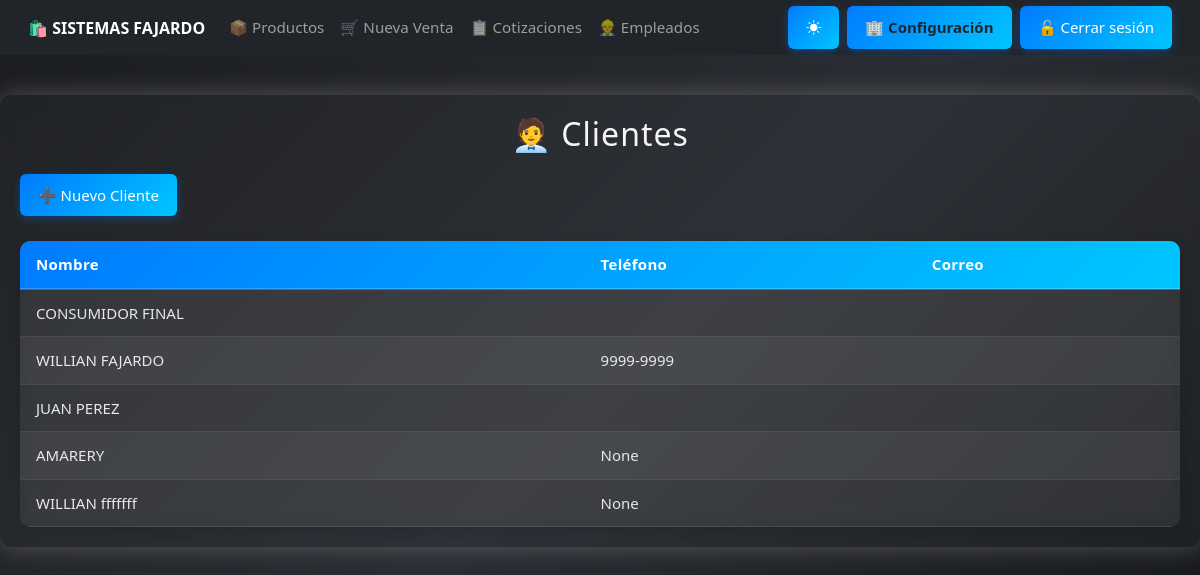
The page /clientes/ (signed in) on the database its author committed.
### core/models.py (models this page shows, shortened)
class EmpresaConfig(models.Model):
    nombre = models.CharField(max_length=150)
    rtn = models.CharField(max_length=20)
    direccion = models.CharField(max_length=255)
    telefono = models.CharField(max_length=20, blank=True, null=True)
    correo = models.CharField(max_length=150, blank=True, null=True)

class Cliente(models.Model):
    nombre = models.CharField(max_length=150)
    rtn = models.CharField(max_length=20, blank=True, null=True)
    direccion = models.CharField(max_length=255, blank=True, null=True)
    telefono = models.CharField(max_length=20, blank=True, null=True)

### core/views.py (the view)
# urls.py: path('clientes/', views.listar_clientes, name='listar_clientes'),
@login_required
@permission_required('core.view_cliente', raise_exception=True)
def listar_clientes(request):
    clientes = Cliente.objects.all()
    return render(request, 'clientes/listar_clientes.html', {'clientes': clientes})

### core/context_processors.py (called while the page is built)
def empresa_context(request):
    try:
        empresa = EmpresaConfig.objects.get(pk=1)
    except EmpresaConfig.DoesNotExist:
        empresa = None
    return {
        'empresa': empresa
    }

### core/templates/clientes/listar_clientes.html (shortened to what this page needs)
{% extends 'base.html' %}
{% block content %}
<div class="contenedor">
    <h2>🧑‍💼 Clientes</h2>
    <a href="{% url 'crear_cliente' %}" class="btn btn-primary">➕ Nuevo Cliente</a>
    <table class="tabla">
        <thead>
            <tr>
                <th>Nombre</th>
                <th>Teléfono</th>
                <th>Correo</th>
            </tr>
        </thead>
        <tbody>
        {% for cliente in clientes %}
            <tr>
                <td>{{ cliente.nombre }}</td>
                <td>{{ cliente.telefono }}</td>
                <td>{{ cliente.correo }}</td>
            </tr>
        {% empty %}
            <tr>
                <td colspan="3">No hay clientes registrados.</td>
            </tr>
        {% endfor %}
        </tbody>
    </table>
</div>
{% endblock %}

### core/templates/base.html (shortened to what this page needs)
<!DOCTYPE html>
<html lang="es">
<head>
  {% load static %}
  <link href="https://cdn.jsdelivr.net/npm/bootstrap@5.3.0/dist/css/bootstrap.min.css" rel="stylesheet">
  <link rel="stylesheet" href="{% static 'css/estilo_base.css' %}">
  <link href="https://cdn.jsdelivr.net/npm/bootstrap-icons@1.11.3/font/bootstrap-icons.css" rel="stylesheet">
</head>
<body>
  <nav class="navbar navbar-expand-lg navbar-dark bg-dark sticky-top" id="menu-principal">
    <div class="container-fluid">
      <a class="navbar-brand fw-bold" href="{% url 'dashboard' %}">
        🛍️ {{ empresa.nombre|default:"SISTEMAS FAJARDO" }}
      </a>
      <div class="collapse navbar-collapse" id="navbarNav">
        <ul class="navbar-nav me-auto">
          <li class="nav-item">
            <a class="nav-link" href="{% url 'listar_productos' %}">📦 Productos</a>
          </li>
          <li class="nav-item">
            {% if perms.core.add_venta %}
              <a class="nav-link" href="{% url 'crear_venta' %}">🛒 Nueva Venta</a>
            {% endif %}
          </li>
          <li class="nav-item">
            {% if perms.core.view_cotizacion %}
              <a class="nav-link" href="{% url 'lista_cotizaciones' %}">📋 Cotizaciones</a>
            {% endif %}
          </li>
          <li class="nav-item">
            {% if perms.core.view_empleado %}
              <a class="nav-link" href="{% url 'lista_empleados' %}">👷 Empleados</a>
            {% endif %}
          </li>
        </ul>
        <ul class="navbar-nav ms-auto align-items-center">
          <li class="nav-item me-2">
            <button id="themeToggle" class="btn btn-outline-light btn-sm">
              <i class="bi bi-brightness-high-fill" id="themeIcon"></i>
            </button>
          </li>
          {% if perms.core.view_empleado %}
          <li class="nav-item me-2">
            <a href="{% url 'configuracion_empresa' %}"
               class="btn btn-warning btn-sm fw-bold text-dark">
              🏢 Configuración
            </a>
          </li>
          {% endif %}
          {% if user.is_authenticated %}
          <li class="nav-item">
            <form action="{% url 'logout' %}" method="post">
              <button type="submit" class="btn btn-danger btn-sm">
                🔓 Cerrar sesión
              </button>
            </form>
          </li>
          {% endif %}
        </ul>
      </div>
    </div>
  </nav>
  <div class="container-fluid px-0">
    {% block content %}
    {% endblock %}
  </div>
</body>
</html>

### static/css/estilo_base.css (style rules this page uses)
.contenedor { max-width: 1600px; margin: 40px auto; padding: 20px; background: rgba(124, 121, 121, 0.06); backdrop-filter: blur(12px); border-radius: 12px; box-shadow: 0 0 25px rgba(206, 199, 199, 0.3); font-family: 'Segoe UI', sans-serif; transition: all 0.4s ease; box-sizing: border-box; }
h2, h3 { text-align: center; color: #f5f5f5; margin-bottom: 20px; letter-spacing: 1px; transition: color 0.3s ease; }
button, .btn { background: linear-gradient(135deg, #007bff, #00c6ff); color: white; padding: 12px 20px; border: none; border-radius: 6px; font-size: 16px; cursor: pointer; transition: all 0.3s ease; box-shadow: 0 3px 10px rgba(0, 123, 255, 0.3); }
body { background: linear-gradient(135deg, #1a1c1f, #2a2d33, #141619); background-attachment: fixed; color: #f1f1f1; transition: all 0.4s ease; }
@media (max-width: 1200px) { .btn { font-size: 15px; padding: 10px 18px; } }
.navbar, .container, .btn, .contenedor, .form-row, .productos-box { transition: all 0.3s ease; }
.tabla { width: 100%; border-collapse: collapse; margin-top: 25px; background: rgba(255, 255, 255, 0.06); border-radius: 10px; overflow: hidden; box-shadow: 0 2px 12px rgba(0, 0, 0, 0.15); backdrop-filter: blur(10px); }
.tabla thead { background: linear-gradient(135deg, #007bff, #00c6ff); color: white; text-align: left; }
.tabla th, .tabla td { padding: 12px 16px; text-align: left; font-size: 15px; }
.tabla tbody tr:nth-child(even) { background: rgba(255, 255, 255, 0.05); }
.tabla th { border-bottom: 2px solid rgba(255, 255, 255, 0.2); font-weight: 600; letter-spacing: 0.3px; }
.tabla td { border-bottom: 1px solid rgba(255, 255, 255, 0.1); }
.navbar { padding: 0.4rem 1rem !important; }
.navbar-brand { font-size: 1rem; white-space: nowrap; }
.navbar-nav .nav-link { font-size: 0.95rem; padding: 6px 10px; }
html, body { height: 100%; min-height: 100vh; margin: 0; padding: 0; display: flex; flex-direction: column; }
:root { --radius: 6px; }
body:not(.light-mode) { --bs-body-bg: #1b1e22; --bs-body-color: #e8e8e8; --bs-border-color: #3b3f45; --bs-primary-bg-subtle: #172b42; --bs-primary-text: #4db8ff; --bs-card-bg: #22262b; --bs-table-bg: #262b31; --bs-table-striped-bg: #2c3238; --bs-table-hover-bg: #333a42; --bs-warning-bg: #5c4d00; --bs-danger-bg: #5c1f1f; }
body, html { background-color: var(--bs-body-bg) !important; color: var(--bs-body-color) !important; }
.btn { border-radius: var(--radius); }
.btn-primary { background-color: var(--bs-primary-text); border-color: var(--bs-primary-text); }

### rows shown on the page
EmpresaConfig: nombre "SISTEMAS FAJARDO"
Cliente: nombre "CONSUMIDOR FINAL"
Cliente: nombre "WILLIAN FAJARDO", telefono "9999-9999"
Cliente: nombre "JUAN PEREZ"
Cliente: nombre "AMARERY", telefono "None"
Cliente: nombre "WILLIAN fffffff", telefono "None"
